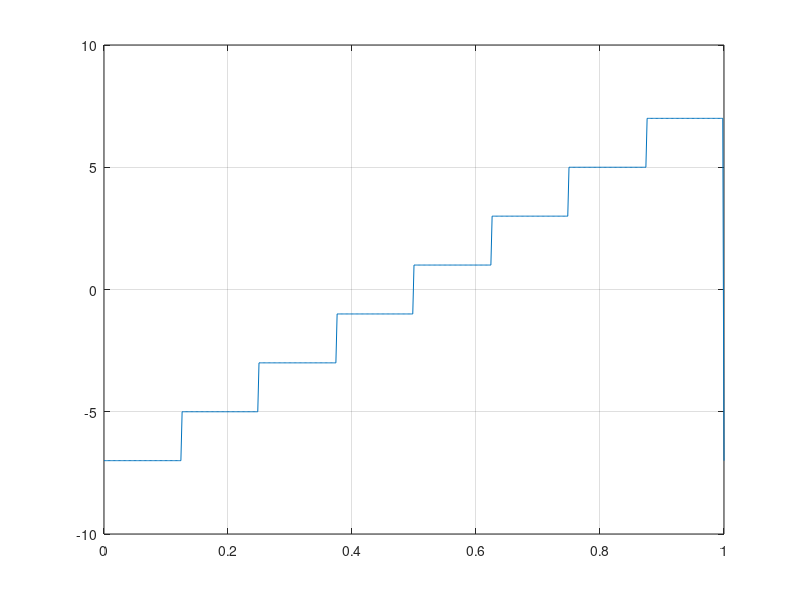
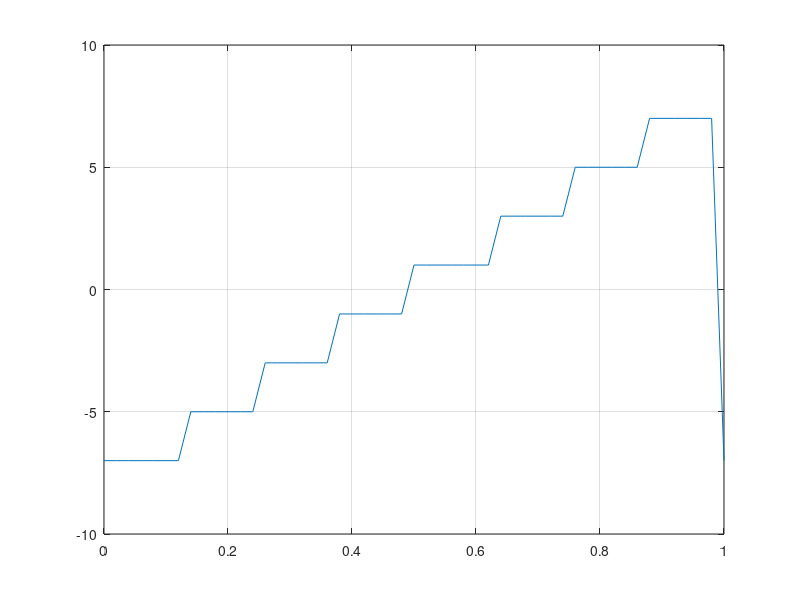
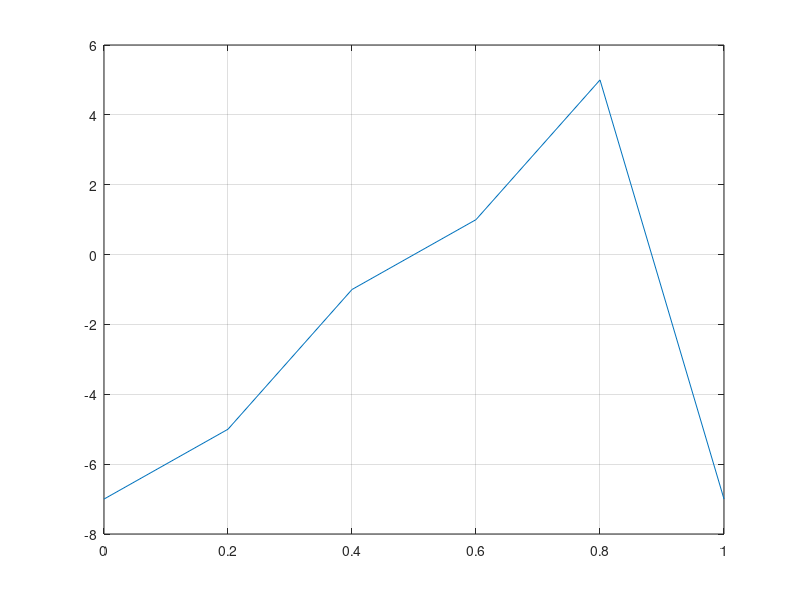

Here is the MATLAB script that generated these plots, in order:
clear all;
close all;
clc;
T = 1;      %definim perioada de 1 secunda a semnalului
F= 1/T;     %calculam frecventa semnalului

t1=0:0.002:T;       %definim vectorul t1 cu valori de la 0 la T din 0.002 in 0.002
t2=0:0.02:T;        %definim vectorul t2 cu valori de la 0 la T din 0.02 in 0.02
t3=0:0.2:T;         %definim vectorul t3 cu valori de la 0 la T din 0.2 in 0.2

s1 = -square(2*pi*F*t1, 87.5)-square(2*pi*F*t1, 25)-square(2*pi*F*t1,37.5)-square(2*pi*F*t1,50)-square(2*pi*F*t1,62.5)-square(2*pi*F*t1,75)-square(2*pi*F*t1,12.5); %calculam semnalul s1 pe 8 nivele
figure (1)
plot(t1,s1),grid         %reprezentam semnalul s1 in functie de t1

s2 = -square(2*pi*F*t2, 87.5)-square(2*pi*F*t2, 25)-square(2*pi*F*t2,37.5)-square(2*pi*F*t2,50)-square(2*pi*F*t2,62.5)-square(2*pi*F*t2,75)-square(2*pi*F*t2,12.5);%calculam semnalul s2 pe 8 nivele
figure (2)
plot(t2,s2),grid         %reprezentam semnalul s2 in functie de t1

s3 = -square(2*pi*F*t3, 87.5)-square(2*pi*F*t3, 25)-square(2*pi*F*t3,37.5)-square(2*pi*F*t3,50)-square(2*pi*F*t3,62.5)-square(2*pi*F*t3,75)-square(2*pi*F*t3,12.5);%calculam semnalul s3 pe 8 nivele
figure (3)
plot(t3,s3),grid         %reprezentam semnalul s3 in functie de t1


